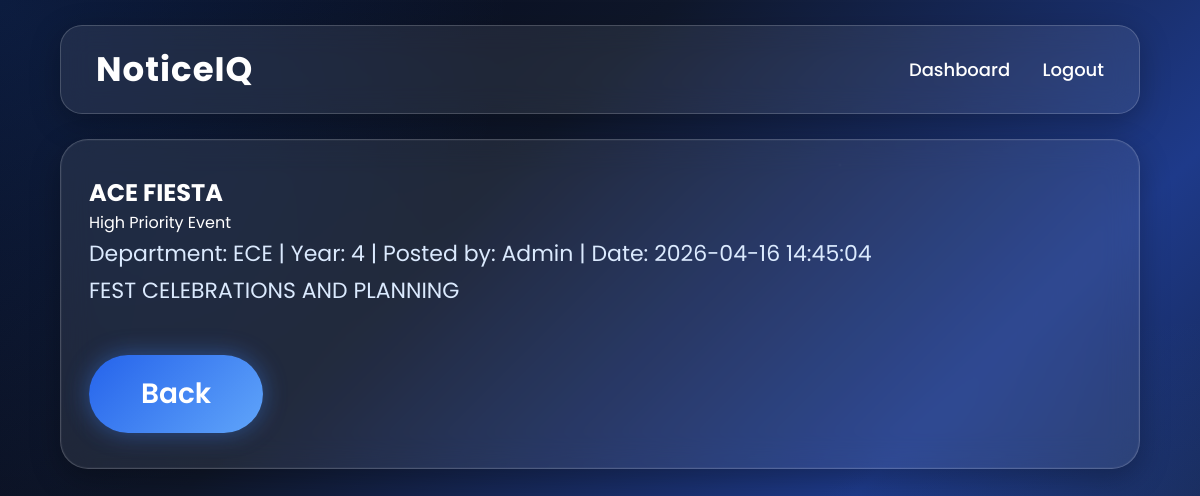
The app's page /notice/2 (signed in) with its own data.
### tables this page shows
CREATE TABLE notices (
            id INTEGER PRIMARY KEY AUTOINCREMENT,
            title TEXT NOT NULL,
            content TEXT NOT NULL,
            department TEXT NOT NULL,
            year TEXT NOT NULL,
            category TEXT NOT NULL,
            priority TEXT NOT NULL,
            created_at TEXT NOT NULL,
            posted_by TEXT NOT NULL
        , attachment_name TEXT, attachment_path TEXT);

### app.py (the view)
@app.route("/notice/<int:notice_id>")
@login_required()
def view_notice(notice_id):
    conn = get_db_connection()
    notice = conn.execute(
        "SELECT * FROM notices WHERE id = ?", (notice_id,)
    ).fetchone()
    if not notice:
        conn.close()
        flash("Notice not found.")
        return redirect(url_for("dashboard"))
    files = conn.execute(
        "SELECT * FROM notice_files WHERE notice_id = ?",
        (notice_id,)
    ).fetchall()
    conn.close()
    return render_template("view_notice.html", title="View Notice", notice=notice, files=files)

### app.py (called while the page is built)
def get_db_connection():
    conn = sqlite3.connect(DB_NAME)
    conn.row_factory = sqlite3.Row
    return conn

def login_required(role=None):
    def decorator(f):
        @wraps(f)
        def wrapped(*args, **kwargs):
            if "user_id" not in session:
                flash("Please login first.")
                return redirect(url_for("login"))
            if role and session.get("role") != role:
                flash("You are not allowed to access that page.")
                return redirect(url_for("dashboard"))
            return f(*args, **kwargs)
        return wrapped
    return decorator

### templates/view_notice.html
{% extends "base.html" %}
{% block content %}
<div class="card">
    <h2>{{ notice.title }}</h2>
    <div>
        <span class="badge {{ notice.priority|lower }}">{{ notice.priority }} Priority</span>
        <span class="badge normal-badge">{{ notice.category }}</span>
    </div>
    <p class="muted">
        Department: {{ notice.department }} |
        Year: {{ notice.year }} |
        Posted by: {{ notice.posted_by }} |
        Date: {{ notice.created_at }}
    </p>
    <p class="notice-full">{{ notice.content }}</p>
    <a class="btn" href="{{ url_for('dashboard') }}">Back</a>
</div>
{% endblock %}

### static/style.css (style rules this page uses)
* { margin:0; padding:0; box-sizing:border-box; }
body { font-family:'Poppins',sans-serif; min-height:100vh; color:white; overflow-x:hidden; background: radial-gradient(circle at top left, rgba(59,130,246,0.18), transparent 35%), radial-gradient(circle at bottom right, rgba(96,165,250,0.15), transparent 35%), linear-gradient(135deg,#020617,#0f172a,#1e3a8a,#0f172a); background-size:cover; background-attachment:fixed; }
body::before { content:""; position:fixed; inset:0; background-image: radial-gradient(2px 2px at 20% 30%, rgba(255,255,255,.6), transparent), radial-gradient(2px 2px at 70% 20%, rgba(255,255,255,.5), transparent), radial-gradient(2px 2px at 40% 80%, rgba(255,255,255,.4), transparent), radial-gradient(2px 2px at 85% 65%, rgba(255,255,255,.5), transparent), radial-gradient(2px 2px at 10% 70%, rgba(255,255,255,.4), transparent); z-index:-2; }
.card { padding:35px 28px; border-radius:28px; text-align:left; background:rgba(255,255,255,0.08); backdrop-filter:blur(16px); border:1px solid rgba(255,255,255,0.18); box-shadow: inset 0 0 0 1px rgba(255,255,255,0.04), 0 10px 30px rgba(0,0,0,0.28); transition:.35s ease; }
.card p { font-size:22px; color:#dbeafe; line-height:1.7; }
.btn { display:inline-block; margin-top:45px; padding:18px 52px; border-radius:999px; text-decoration:none; color:white; font-size:28px; font-weight:600; transition:.3s; background:linear-gradient(135deg,#2563eb,#60a5fa); box-shadow:0 0 25px rgba(59,130,246,.45); }

### records on screen
notices: title "ACE FIESTA", priority "High", category "Event", department "ECE", year "4", posted_by "Admin", created_at "2026-04-16 14:45:04", content "FEST CELEBRATIONS AND PLANNING"
